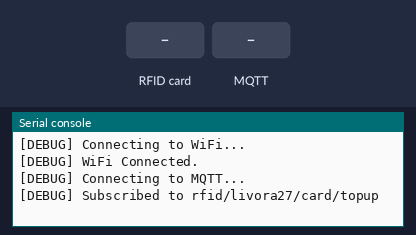
Simulated run of this program. Board: ESP8266 board running MicroPython. Parts: the last lines printed to the serial console. The inputs (shaded band) are chosen by the test bench. WiFi joins after 1.5 s; no MQTT or app messages arrive unless stated; the interpreter's speed is modelled, so counts of loop turns are approximate; library files of the repository ran but are not shown: mfrc522.py.

Above: at 2.8 s.
2.9 s: RFID card 5E 7A 19 C4 held to the reader
At 3.6 s:
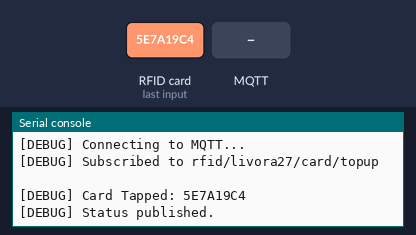
4.5 s: MQTT message "uid" arrives on the first subscribed topic
At 5.7 s:
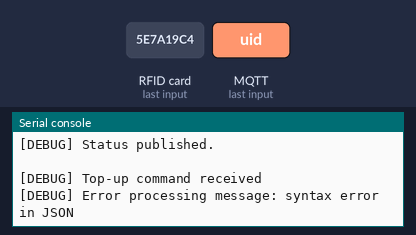
6.0 s: MQTT message "1" arrives on the first subscribed topic
At 6.6 s:
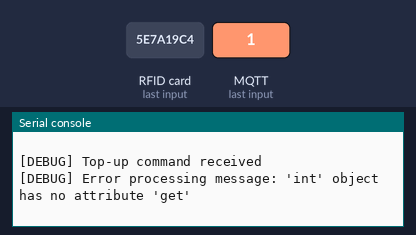

The program:

main.py
```python
import machine
import time
import network
import ujson
from umqtt.simple import MQTTClient
from mfrc522 import MFRC522

# ==============================
# CONFIGURATION
# ==============================

WIFI_SSID = "EdNet"
WIFI_PASSWORD = "Huawei@123"
MQTT_SERVER = "157.173.101.159"

TEAM_ID = "livora27"

TOPIC_STATUS = f"rfid/{TEAM_ID}/card/status"
TOPIC_TOPUP = f"rfid/{TEAM_ID}/card/topup"
TOPIC_BALANCE = f"rfid/{TEAM_ID}/card/balance"

# ==============================
# GLOBAL STATE
# ==============================

card_balances = {}

# ==============================
# WIFI CONNECTION
# ==============================

wlan = network.WLAN(network.STA_IF)
wlan.active(True)

def connect_wifi():
    if not wlan.isconnected():
        print("[DEBUG] Connecting to WiFi...")
        wlan.connect(WIFI_SSID, WIFI_PASSWORD)
        while not wlan.isconnected():
            time.sleep(0.5)
        print("[DEBUG] WiFi Connected.")

connect_wifi()

# ==============================
# RFID SETUP
# ==============================

reader = MFRC522(sck=14, mosi=13, miso=12, rst=4, cs=5)

# ==============================
# MQTT SETUP
# ==============================

client = MQTTClient(TEAM_ID, MQTT_SERVER, port=1883)

def on_message(topic, msg):
    global card_balances

    print("\n[DEBUG] Top-up command received")

    try:
        data = ujson.loads(msg)
        uid = data.get("uid")
        topup_amount = data.get("amount")

        if not uid or not isinstance(topup_amount, int):
            print("[DEBUG] Invalid top-up payload")
            return

        if uid not in card_balances:
            card_balances[uid] = 0

        card_balances[uid] += topup_amount

        print(f"[DEBUG] New Balance for {uid}: {card_balances[uid]}")

        response = {
            "uid": uid,
            "new_balance": card_balances[uid]
        }

        client.publish(TOPIC_BALANCE, ujson.dumps(response))
        print("[DEBUG] Confirmation published.")

    except Exception as e:
        print(f"[DEBUG] Error processing message: {e}")

def connect_mqtt():
    while True:
        try:
            print("[DEBUG] Connecting to MQTT...")
            client.connect()
            client.set_callback(on_message)
            client.subscribe(TOPIC_TOPUP)
            print(f"[DEBUG] Subscribed to {TOPIC_TOPUP}")
            break
        except Exception as e:
            print("[DEBUG] MQTT connection failed, retrying...")
            time.sleep(2)

connect_mqtt()

# ==============================
# MAIN LOOP
# ==============================

last_uid = None

while True:
    try:
        if not wlan.isconnected():
            connect_wifi()

        client.check_msg()

        (stat, tag_type) = reader.request(reader.REQIDL)

        if stat == reader.OK:
            (stat, raw_uid) = reader.anticoll()

            if stat == reader.OK:
                uid_str = "%02X%02X%02X%02X" % (
                    raw_uid[0],
                    raw_uid[1],
                    raw_uid[2],
                    raw_uid[3]
                )

                if uid_str != last_uid:
                    print(f"\n[DEBUG] Card Tapped: {uid_str}")

                    if uid_str not in card_balances:
                        card_balances[uid_str] = 0

                    payload = {
                        "uid": uid_str,
                        "balance": card_balances[uid_str]
                    }

                    client.publish(TOPIC_STATUS, ujson.dumps(payload))
                    print("[DEBUG] Status published.")

                    last_uid = uid_str
        else:
            last_uid = None

        time.sleep(0.2)

    except Exception as e:
        print(f"[DEBUG] Main loop error: {e}")

        try:
            connect_mqtt()
        except:
            pass

        time.sleep(2)
```

Measured:
- after the input at 2.9 s, the serial console: prints a new line after 0.15 s (image 1)
- after the input at 4.5 s, the serial console: prints a new line after 0.09 s (image 2)
- after the input at 6.0 s, the serial console: prints a new line after 0.20 s (image 3)
